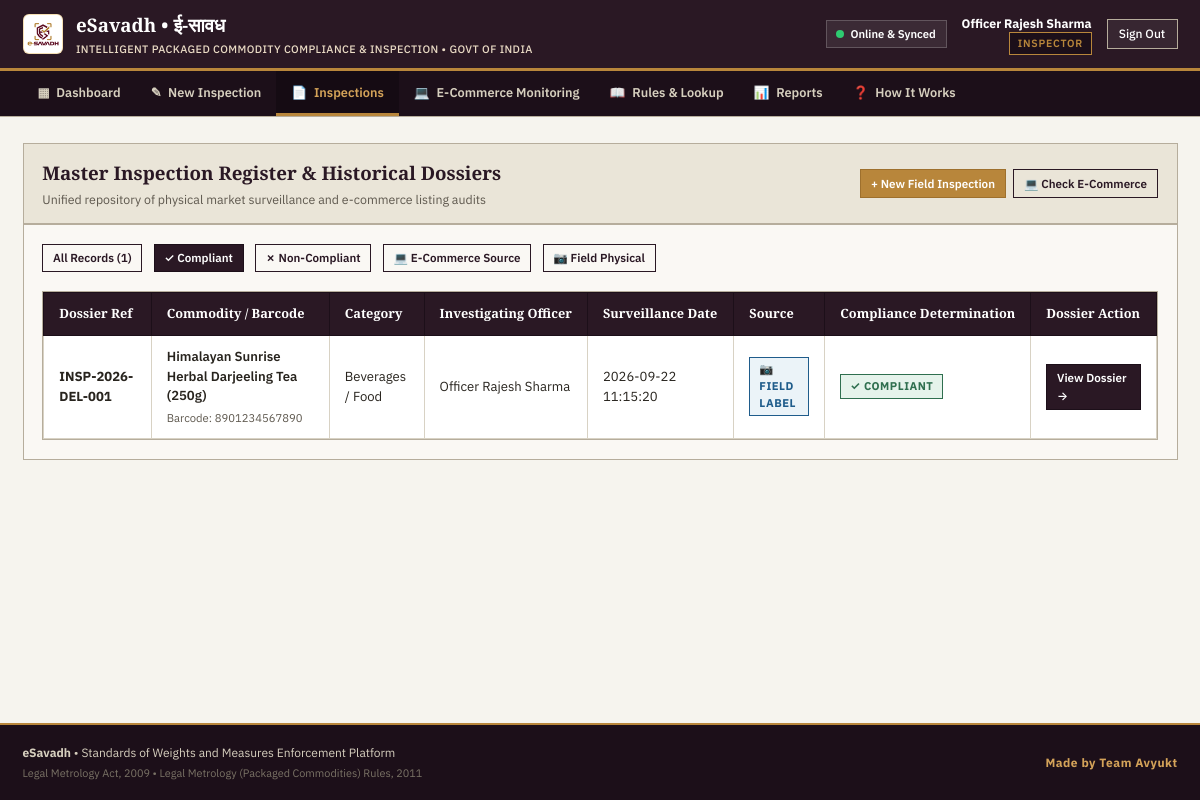
Screenshot of /inspections?status=Compliant (signed in) with the database file from the repository.
### tables this page shows
CREATE TABLE users (
    id INTEGER PRIMARY KEY AUTOINCREMENT,
    name TEXT NOT NULL,
    email TEXT UNIQUE NOT NULL,
    password_hash TEXT NOT NULL,
    role TEXT NOT NULL CHECK (role IN ('Admin', 'Inspector', 'Retailer', 'Manufacturer')),
    organization TEXT,
    designation TEXT,
    phone TEXT,
    is_active INTEGER DEFAULT 1,
    created_at TIMESTAMP DEFAULT CURRENT_TIMESTAMP
);

CREATE TABLE inspections (
    id INTEGER PRIMARY KEY AUTOINCREMENT,
    ref_no TEXT UNIQUE NOT NULL,
    product_id INTEGER,
    inspector_id INTEGER NOT NULL,
    assigned_team_id INTEGER,
    retailer_id INTEGER,
    location TEXT,
    gps_lat REAL,
    gps_lng REAL,
    purpose TEXT DEFAULT 'Routine Market Surveillance',
    status TEXT DEFAULT 'Completed' CHECK (status IN ('Draft', 'In Progress', 'Review', 'Completed', 'Flagged')),
    compliance_status TEXT DEFAULT 'Needs Review' CHECK (compliance_status IN ('Compliant', 'Non-Compliant', 'Needs Review', 'Insufficient Evidence', 'Not Applicable')),
    source TEXT DEFAULT 'field' CHECK (source IN ('field', 'e-commerce')),
    overall_notes TEXT,
    sync_id TEXT UNIQUE, -- Local idempotency key for offline sync
    created_at TIMESTAMP DEFAULT CURRENT_TIMESTAMP,
    updated_at TIMESTAMP DEFAULT CURRENT_TIMESTAMP,
    FOREIGN KEY (product_id) REFERENCES products (id) ON DELETE SET NULL,
    FOREIGN KEY (inspector_id) REFERENCES users (id) ON DELETE CASCADE,
    FOREIGN KEY (assigned_team_id) REFERENCES teams (id) ON DELETE SET NULL,
    FOREIGN KEY (retailer_id) REFERENCES users (id) ON DELETE SET NULL
);

CREATE TABLE products (
    id INTEGER PRIMARY KEY AUTOINCREMENT,
    barcode TEXT UNIQUE,
    name TEXT NOT NULL,
    category TEXT NOT NULL,
    brand TEXT,
    manufacturer TEXT,
    packer TEXT,
    importer TEXT,
    mfg_date TEXT, -- MM/YYYY or YYYY-MM-DD
    expiry_date TEXT,
    country_of_origin TEXT DEFAULT 'India',
    net_quantity TEXT,
    mrp TEXT,
    created_at TIMESTAMP DEFAULT CURRENT_TIMESTAMP
);

### app.py (the view)
@app.route("/inspections")
@login_required
def inspections_list():
    status_filter = request.args.get("status")
    source_filter = request.args.get("source")
    inspections = database.get_inspections(limit=100, source_filter=source_filter)
    if status_filter:
        inspections = [i for i in inspections if i["compliance_status"] == status_filter]
    return render_template(
        "inspections_list.html",
        inspections=inspections,
        current_filter=status_filter,
        current_source=source_filter,
        active_page="inspections"
    )

### app.py (called while the page is built)
@app.before_request
def ensure_serverless_db_ready():
    if not getattr(app, "_db_bootstrapped", False):
        try:
            database.init_db()
            app._db_bootstrapped = True
        except Exception as e:
            print(f"[eSavadh DB] Serverless init notice: {e}")

def login_required(f):
    @wraps(f)
    def decorated_function(*args, **kwargs):
        if "user" not in session:
            flash("Official authentication required to access this compliance register.", "error")
            return redirect(url_for("login", next=request.url))
        return f(*args, **kwargs)
    return decorated_function

### database.py (called while the page is built, shortened)
def get_effective_db_path():
    local_db = os.path.join(BASE_DIR, "esavadh.db")
    is_serverless = bool(os.environ.get("VERCEL") or os.environ.get("AWS_LAMBDA_FUNCTION_NAME") or not os.access(BASE_DIR, os.W_OK))
    return local_db

def get_db():
    db_path = get_effective_db_path()
    conn = sqlite3.connect(db_path, timeout=60.0, check_same_thread=False)
    conn.row_factory = sqlite3.Row
    try:
        conn.execute("PRAGMA journal_mode = WAL;")
    except Exception:
        pass
    conn.execute("PRAGMA busy_timeout = 60000;")
    conn.execute("PRAGMA synchronous = NORMAL;")
    conn.execute("PRAGMA foreign_keys = ON;")
    return conn

### templates/inspections_list.html (shortened to what this page needs)
{% extends "base.html" %}
{% block content %}
<section class="ledger-section">
    <div class="ledger-header">
        <div>
            <h2 class="ledger-title">Master Inspection Register & Historical Dossiers</h2>
            <p class="ledger-subtitle">Unified repository of physical market surveillance and e-commerce listing audits</p>
        </div>
        <div style="display: flex; gap: 0.5rem;">
            <a href="{{ url_for('new_inspection') }}" class="btn btn-accent btn-sm">+ New Field Inspection</a>
            <a href="{{ url_for('ecommerce_monitor') }}" class="btn btn-outline btn-sm">&#128187; Check E-Commerce</a>
        </div>
    </div>
    <div class="ledger-body">
        <div style="display: flex; gap: 0.75rem; margin-bottom: 1.25rem; flex-wrap: wrap;">
            <a href="{{ url_for('inspections_list') }}" class="btn {% if not current_filter %}btn-primary{% else %}btn-outline{% endif %} btn-sm">All Records ({{ inspections|length }})</a>
            <a href="{{ url_for('inspections_list', status='Compliant') }}" class="btn {% if current_filter == 'Compliant' %}btn-primary{% else %}btn-outline{% endif %} btn-sm">&#10003; Compliant</a>
            <a href="{{ url_for('inspections_list', status='Non-Compliant') }}" class="btn {% if current_filter == 'Non-Compliant' %}btn-primary{% else %}btn-outline{% endif %} btn-sm">&#10007; Non-Compliant</a>
            <a href="{{ url_for('inspections_list', source='e-commerce') }}" class="btn {% if current_source == 'e-commerce' %}btn-primary{% else %}btn-outline{% endif %} btn-sm">&#128187; E-Commerce Source</a>
            <a href="{{ url_for('inspections_list', source='field') }}" class="btn {% if current_source == 'field' %}btn-primary{% else %}btn-outline{% endif %} btn-sm">&#128247; Field Physical</a>
        </div>
        <div class="ledger-table-wrapper">
            <table class="ledger-table">
                <thead>
                    <tr>
                        <th>Dossier Ref</th>
                        <th>Commodity / Barcode</th>
                        <th>Category</th>
                        <th>Investigating Officer</th>
                        <th>Surveillance Date</th>
                        <th>Source</th>
                        <th>Compliance Determination</th>
                        <th>Dossier Action</th>
                    </tr>
                </thead>
                <tbody>
                    {% for insp in inspections %}
                    <tr>
                        <td><strong>{{ insp.ref_no }}</strong></td>
                        <td>
                            <div style="font-weight: 600;">{{ insp.product_name or 'Unregistered Commodity' }}</div>
                            <div class="form-hint">Barcode: {{ insp.product_barcode or 'N/A' }}</div>
                        </td>
                        <td>{{ insp.product_category or 'General' }}</td>
                        <td>{{ insp.inspector_name or 'Officer' }}</td>
                        <td>{{ insp.created_at }}</td>
                        <td>
                            {% if insp.source == 'e-commerce' %}
                            <span class="status-badge status-needs-review">&#128187; E-Commerce</span>
                            {% else %}
                            <span class="status-badge" style="background:#EBF3F8; color:#1F5C8B; border-color:#1F5C8B;">&#128247; Field Label</span>
                            {% endif %}
                        </td>
                        <td>
                            {% if insp.compliance_status == 'Compliant' %}
                            <span class="status-badge status-compliant">&#10003; Compliant</span>
                            {% elif insp.compliance_status == 'Non-Compliant' %}
                            <span class="status-badge status-non-compliant">&#10007; Non-Compliant</span>
                            {% else %}
                            <span class="status-badge status-needs-review">&#9888; Needs Review</span>
                            {% endif %}
                        </td>
                        <td>
                            <a href="{{ url_for('inspection_detail', inspection_id=insp.id) }}" class="btn btn-primary btn-sm">
                                View Dossier &rarr;
                            </a>
                        </td>
                    </tr>
                    {% else %}
                    <tr>
                        <td colspan="8" style="text-align: center; color: var(--color-charcoal-muted); padding: 2.5rem;">
                            No inspection records found matching the active filter.
                        </td>
                    </tr>
                    {% endfor %}
                </tbody>
            </table>
        </div>
    </div>
</section>
{% endblock %}

### templates/base.html (shortened to what this page needs)
<!DOCTYPE html>
<html lang="en">
<head>
    <link rel="stylesheet" href="{{ url_for('static', filename='css/style.css') }}">
    <link rel="stylesheet" href="{{ url_for('static', filename='css/mobile.css') }}">
</head>
<body>
    <div class="app-wrapper">
        <header class="gov-masthead">
            <div class="masthead-container">
                <a href="{% if session.get('user') %}{{ url_for('dashboard_router') }}{% else %}{{ url_for('landing') }}{% endif %}" class="masthead-brand">
                    <img src="{{ url_for('static', filename='img/esavadh_logo.png') }}" alt="eSavadh Logo" class="brand-logo-img">
                    <div class="brand-details">
                        <h1>eSavadh &bull; ई-सावध</h1>
                        <p>INTELLIGENT PACKAGED COMMODITY COMPLIANCE & INSPECTION &bull; GOVT OF INDIA</p>
                    </div>
                </a>
                {% if session.get('user') %}
                <div class="user-masthead-meta">
                    <div class="sync-status-indicator" id="sync-status-container" title="Local offline storage & synchronization status">
                        <span class="sync-dot" id="sync-status-dot"></span>
                        <span id="sync-status-text">Online & Synced</span>
                    </div>
                    <div class="user-identity" style="text-align: right; font-size: 0.825rem;">
                        <strong style="color: #FFFFFF;">{{ session['user']['name'] }}</strong>
                        <div>
                            <span class="role-badge">{{ session['user']['role'] }}</span>
                        </div>
                    </div>
                    <a href="{{ url_for('logout') }}" class="logout-link">Sign Out</a>
                </div>
                {% else %}
                <div>
                    <a href="{{ url_for('login') }}" class="btn btn-accent btn-sm">Official Sign In</a>
                </div>
                {% endif %}
            </div>
        </header>
        {% if session.get('user') %}
        <nav class="ledger-nav">
            <div class="nav-container">
                <a href="{{ url_for('dashboard_router') }}" class="nav-item {% if active_page == 'dashboard' %}active{% endif %}">
                    <span>&#9638;</span> Dashboard
                </a>
                <a href="{{ url_for('new_inspection') }}" class="nav-item {% if active_page == 'new_inspection' %}active{% endif %}">
                    <span>&#9998;</span> New Inspection
                </a>
                <a href="{{ url_for('inspections_list') }}" class="nav-item {% if active_page == 'inspections' %}active{% endif %}">
                    <span>&#128196;</span> Inspections
                </a>
                <a href="{{ url_for('ecommerce_monitor') }}" class="nav-item {% if active_page == 'ecommerce' %}active{% endif %}">
                    <span>&#128187;</span> E-Commerce Monitoring
                </a>
                <a href="{{ url_for('rules_center') }}" class="nav-item {% if active_page == 'rules' %}active{% endif %}">
                    <span>&#128214;</span> Rules & Lookup
                </a>
                <a href="{{ url_for('reports_center') }}" class="nav-item {% if active_page == 'reports' %}active{% endif %}">
                    <span>&#128202;</span> Reports
                </a>
                <a href="{{ url_for('how_it_works') }}" class="nav-item {% if active_page == 'how_it_works' %}active{% endif %}">
                    <span>&#10067;</span> How It Works
                </a>
            </div>
        </nav>
        {% endif %}
        <main class="ledger-main">
            {% block content %}{% endblock %}
        </main>
        <footer class="ledger-footer">
            <div class="footer-container">
                <div>
                    <strong>eSavadh</strong> &bull; Standards of Weights and Measures Enforcement Platform
                    <div style="font-size: 0.725rem; color: var(--color-charcoal-light); margin-top: 0.2rem;">
                        Legal Metrology Act, 2009 &bull; Legal Metrology (Packaged Commodities) Rules, 2011
                    </div>
                </div>
                <div>
                    <span class="footer-credit">Made by Team Avyukt</span>
                </div>
            </div>
        </footer>
    </div>
</body>
</html>

### rows the page displays
users: user.name "Officer Rajesh Sharma", user.role "INSPECTOR"
inspections: ref_no "INSP-2026-DEL-001", name "Himalayan Sunrise Herbal Darjeeling Tea (250g)", barcode "8901234567890", category "Beverages / Food", name "Officer Rajesh Sharma", created_at "2026-09-22 11:15:20", source "📷 FIELD LABEL", compliance_status "✓ COMPLIANT"

### other values shown
{{ inspections|length }} "1"
